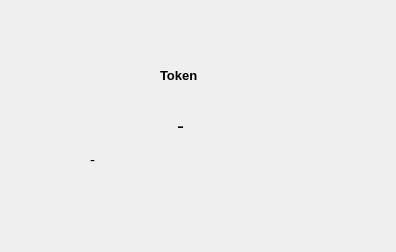
<?xml version="1.0" encoding="UTF-8"?>
<ui version="4.0">
 <class>Token</class>
 <widget class="QWidget" name="Token">
  <property name="geometry">
   <rect>
    <x>0</x>
    <y>0</y>
    <width>396</width>
    <height>252</height>
   </rect>
  </property>
  <property name="windowTitle">
   <string/>
  </property>
  <widget class="QLabel" name="lbl_TokenTitulo">
   <property name="geometry">
    <rect>
     <x>160</x>
     <y>60</y>
     <width>61</width>
     <height>31</height>
    </rect>
   </property>
   <property name="font">
    <font>
     <pointsize>10</pointsize>
     <weight>75</weight>
     <bold>true</bold>
    </font>
   </property>
   <property name="text">
    <string>Token</string>
   </property>
  </widget>
  <widget class="QLabel" name="lbl_Token">
   <property name="geometry">
    <rect>
     <x>40</x>
     <y>100</y>
     <width>281</width>
     <height>51</height>
    </rect>
   </property>
   <property name="font">
    <font>
     <pointsize>16</pointsize>
    </font>
   </property>
   <property name="text">
    <string>-</string>
   </property>
   <property name="alignment">
    <set>Qt::AlignCenter</set>
   </property>
  </widget>
  <widget class="QLabel" name="lbl_tiempo">
   <property name="geometry">
    <rect>
     <x>90</x>
     <y>150</y>
     <width>181</width>
     <height>20</height>
    </rect>
   </property>
   <property name="font">
    <font>
     <pointsize>11</pointsize>
    </font>
   </property>
   <property name="text">
    <string>-</string>
   </property>
  </widget>
 </widget>
 <resources/>
 <connections/>
</ui>
